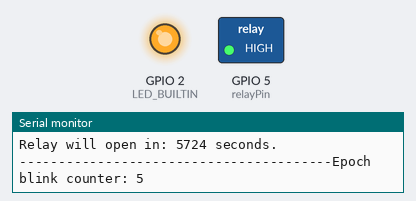
Bench run of a sketch on a simulated ESP8266 (Wemos D1 mini). Shown: switched loads named in the sketch (green lamp = pin HIGH), output pins drawn as LEDs (lit = HIGH, except the on-board LED, lit = LOW), the last lines printed to the serial monitor. WiFi joins after 1.5 s; servers stay silent unless stated; network time is answered at once with the bench clock; the local clock reads 2024-03-15 10:24:30 at power-on unless the sketch sets it.

Above: at 6.5 s.
At 61.24 s:
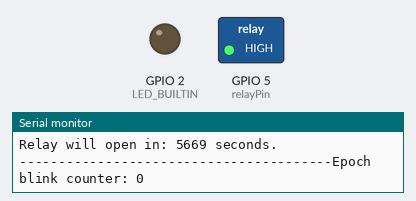
Timing chart, 0 to 67.8 s (numbered marks = the images above):
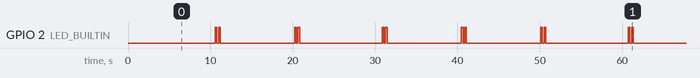

Measured:
- by itself, GPIO 2 (LED_BUILTIN): repeats every 50.1 s: LOW 0.20 s, HIGH 0.20 s, LOW 9.0 s, HIGH 0.20 s, LOW 0.20 s, HIGH 0.20 s, LOW 10.0 s, HIGH 0.20 s, LOW 0.20 s, HIGH 0.20 s, LOW 9.0 s, HIGH 0.20 s, LOW 0.20 s, HIGH 0.20 s, LOW 9.0 s, HIGH 0.20 s, LOW 0.20 s, HIGH 0.20 s, LOW 10.0 s, HIGH 0.20 s
- by itself, everything shown: repeats every 40.0 s, in 16 steps

The sketch:

riegoVertical.ino
```cpp
/*
 Name:		riegoVertical.ino
 Created:	18/05/2022 8:47:38
 Author:	veketor
*/

//WIfi and NTP (Network Time Protocol) includes
#include <NTPClient.h>
#include <WiFiUdp.h>
#include <ESP8266WiFi.h>
// #include <WiFiServerSecureBearSSL.h>
// #include <WiFiServerSecure.h>
// #include <WiFiServer.h>
// #include <WiFiClientSecureBearSSL.h>
// #include <WiFiClientSecure.h>
// #include <WiFiClient.h>
// #include <ESP8266WiFiType.h>
// #include <ESP8266WiFiSTA.h>
// #include <ESP8266WiFiScan.h>
// #include <ESP8266WiFiMulti.h>
// #include <ESP8266WiFiGratuitous.h>
// #include <ESP8266WiFiGeneric.h>
// #include <ESP8266WiFiAP.h>
// #include <CertStoreBearSSL.h>
// #include <BearSSLHelpers.h>
// #include <ArduinoWiFiServer.h>
/////  END NTP INCLUDE ///////////////


// Declaración de variables locales////////////////////
//Wifi configuration data
const char* ssid = "CENTRO";
const char* password = "";
WiFiUDP ntpUDP;
NTPClient timeClient(ntpUDP, "pool.ntp.org");

//Constant
const int secondsPerMinute = 60;
const int secondsPerHour = 60 * secondsPerMinute;

//Time adjustment
int ntpUpdateGapInMilliseconds = 1000 * 30 * secondsPerMinute; //30 minutos
int summerTimeOffset = 2 * secondsPerHour;
int relayOpenTimeMinutes = 1 * secondsPerMinute; //Tiempo que está abierto en minutos
const int relayTimeBetweenInMinutes = 1 * secondsPerMinute; //Tiempo entre aperturas

//Time control variables
unsigned long lastTimeOpenRelay; //Ultima vez que se abrio el relay
unsigned long epochTime;

int wateringHourMorning = 12;
int wateringHourNight = 21;
unsigned long nextWateringEpochTime;

//Relay variables
int relayPin = 5; //pinout in https://www.electronicwings.com/nodemcu/nodemcu-gpio-with-arduino-ide
bool isOpenRelay = false;
//////////////////////////////////////////////////////

unsigned long getNextWateringEpochTime()
{
	int currentHour = timeClient.getHours();
	int currentMinute = timeClient.getMinutes();
	int currentSeconds = timeClient.getSeconds();
	unsigned long increaseTime = 0;
	if (currentHour < wateringHourMorning)
	{
		increaseTime = ((wateringHourMorning -1) - currentHour) * secondsPerHour + (59 - currentMinute) * secondsPerMinute + (59 - currentSeconds);
	}
	else
	{
		increaseTime = ((wateringHourNight -1) - currentHour) * secondsPerHour + (59 - currentMinute) * secondsPerMinute + (59 - currentSeconds);
	}
	return timeClient.getEpochTime() + increaseTime;
}

void updateEpochTime()
{
	epochTime = timeClient.getEpochTime();
}

unsigned long getCurrentEpochTime()
{
	if (timeClient.isTimeSet())
	{
		return timeClient.getEpochTime();
	}
	else
	{
		return 0;
	}
}

bool iniNTP()
{
	Serial.println("Setting Up NTP Client");
	//timeClient.setPoolServerName("pool.ntp.org");
	timeClient.setUpdateInterval(ntpUpdateGapInMilliseconds);//Milliseconds; 180000/1000 = 180 seconds -> 3 min.
	timeClient.begin();
	timeClient.update();//force start.
	timeClient.setTimeOffset(summerTimeOffset);//Spain is +1 time offset
	timeClient.forceUpdate();
	if (timeClient.isTimeSet())
	{
		Serial.print("iniNTP OK time: ");
		Serial.println(timeClient.getFormattedTime());
	}
	else
	{
		Serial.println("iniNTP wrong.");
	}
	Serial.print("Hora: ");
	Serial.println(timeClient.getHours());
	return timeClient.isTimeSet();
}

bool iniNetworkConection()
{
	Serial.print("Connecting to ");
	Serial.println(ssid);
	WiFi.begin(ssid, password);
	while (WiFi.status() != WL_CONNECTED)
	{
		delay(500);
		Serial.print(".");
	}
	return true;//Always return true if find network.
}

// the setup function runs once when you press reset or power the board
void setup()
{
	Serial.begin(115200);
	Serial.println("Setting Up RIEGO VERTICAL");
	pinMode(relayPin, OUTPUT);
	digitalWrite(relayPin, LOW);
	delay(1000);
	digitalWrite(relayPin, HIGH);
	digitalWrite(LED_BUILTIN, LOW);
	iniNetworkConection();
	iniNTP();
	lastTimeOpenRelay = timeClient.getEpochTime() - 30; //inciamos pasados 30 segundos en el arranque.
	pinMode(LED_BUILTIN, OUTPUT);
	updateWateringTime();
}

void updateWateringTime()
{
	Serial.print("Epoch actual: ");
	Serial.println(timeClient.getEpochTime());
	nextWateringEpochTime = getNextWateringEpochTime();
	Serial.print("Siguiente riego a las: ");
	Serial.println(nextWateringEpochTime);

}

void setRelayOpen(bool relayStatus)
{
	Serial.print("Relay status: ");
	Serial.println(relayStatus);
	if (relayStatus == isOpenRelay)
	{
		Serial.print("Relay same status");
	}
	else
	{
		if (relayStatus == true)
		{
			Serial.println("Abrimos relay");
			digitalWrite(relayPin, LOW);//OPEN
		}
		else
		{
			Serial.println("Cerramos relay");
			digitalWrite(relayPin, HIGH);//CLOSE
			updateWateringTime();
		}
	}
	isOpenRelay = relayStatus;
}

void makeBlink()
{
	int epochTwoLastDigit = timeClient.getEpochTime() % 10;
	Serial.print("----------------------------------------Epoch blink counter: ");
	Serial.println(epochTwoLastDigit);
	if (epochTwoLastDigit == 0)
	{
		digitalWrite(LED_BUILTIN, HIGH);
		delay(200);
		digitalWrite(LED_BUILTIN, LOW);
		delay(200);
		digitalWrite(LED_BUILTIN, HIGH);
		delay(200);
		digitalWrite(LED_BUILTIN, LOW);
	}
}

void makeBlinkFast()
{
	digitalWrite(LED_BUILTIN, HIGH);
	delay(100);
	digitalWrite(LED_BUILTIN, LOW);
	delay(100);
}

// the loop function runs over and over again until power down or reset
void loop()
{
	timeClient.update(); //Only called every ntpUpdateGapInMilliseconds
	updateEpochTime();
	if (epochTime > 0)
	{
		unsigned long nextOpenRelayTime = lastTimeOpenRelay + relayTimeBetweenInMinutes;

		if (epochTime >= nextWateringEpochTime)
		{
			unsigned long closeRelayAt = nextWateringEpochTime + relayOpenTimeMinutes;
			unsigned long timeToCloseInSeconds = closeRelayAt - epochTime;
			Serial.print("Relay control segment, close at: ");
			Serial.println(timeToCloseInSeconds);

			if (isOpenRelay == false)
			{
				setRelayOpen(true);
			}
			if (epochTime >= closeRelayAt)
			{
				lastTimeOpenRelay = timeClient.getEpochTime();
				setRelayOpen(false);
			}

			//DEbug info only
			if (isOpenRelay)
			{
				Serial.println(">>>>>> Regando");
				makeBlinkFast();
			}
			else
			{
				Serial.println(">>>>>> Esperando");
			}
			//
		}
		else
		{
			//Debug Info only
			unsigned long timeToOpen = nextWateringEpochTime - epochTime;
			Serial.print("Relay will open in: ");
			Serial.print(timeToOpen);
			Serial.println(" seconds.");
			makeBlink();
		}

	}
	delay(1000);
}
```
